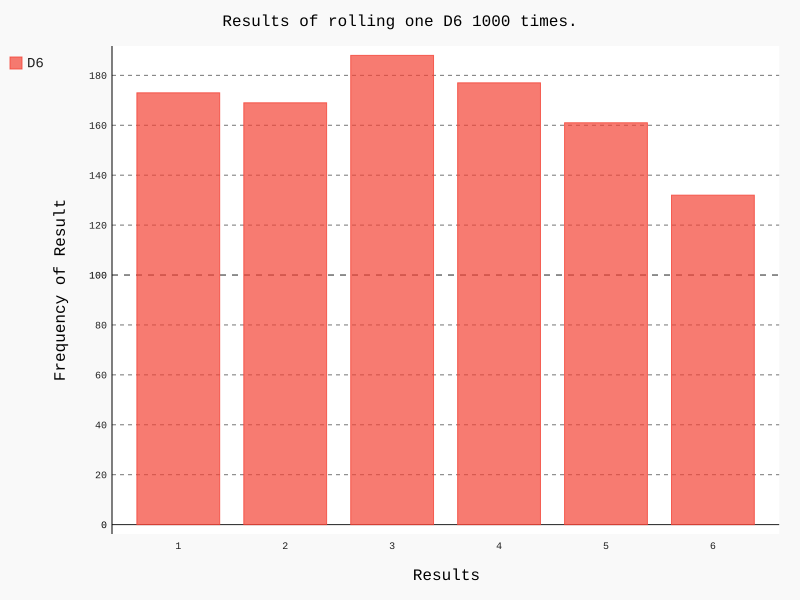

Source code (Python):
import pygal
from Dados.die import Die

# Cria um D6
die = Die()

# Faz alguns lançamentos e armazena os resultados em uma lista
results = []
for roll_num in range(1000):
    result = die.roll()
    results.append(result)


# Analisa os resultados
frequencies = []
for value in range(1, die.num_sides+1):
    frequency = results.count(value)
    frequencies.append(frequency)

# Visualiza os resultados
hist = pygal.Bar()

hist.title = "Results of rolling one D6 1000 times."
hist.x_labels = ['1', '2', '3', '4', '5', '6']
hist.x_title = "Results"
hist.y_title = "Frequency of Result"

hist.add('D6', frequencies)
hist.render_to_file('die_visual.svg')
